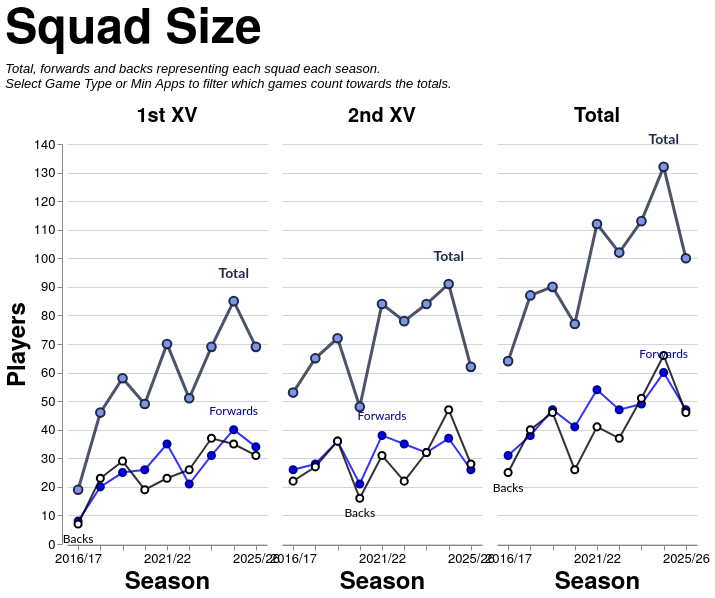

Here is the Vega-Lite specification saved for this chart:
### Vega-Lite specification from a JSON file in a GitHub repository (floating-point values rounded to 4 significant figures)
{"config": {"axis": {"labelFont": "PT Sans Narrow, Helvetica Neue, Helvetica, Arial, sans-serif", "titleFont": "PT Sans Narrow, Helvetica Neue, Helvetica, Arial, sans-serif", "labelFontSize": 13, "titleFontSize": 24, "gridColor": "#202947", "gridOpacity": 0.2, "zindex": 1}, "text": {"font": "Lato, sans-serif"}, "bar": {"cornerRadiusEnd": 5}, "header": {"labelFont": "PT Sans Narrow, Helvetica Neue, Helvetica, Arial, sans-serif", "titleFont": "PT Sans Narrow, Helvetica Neue, Helvetica, Arial, sans-serif", "labelFontSize": 24, "titleFontSize": 28, "labelFontWeight": "bold", "orient": "left"}, "legend": {"labelFont": "PT Sans Narrow, Helvetica Neue, Helvetica, Arial, sans-serif", "titleFont": "PT Sans Narrow, Helvetica Neue, Helvetica, Arial, sans-serif", "labelFontSize": 14, "titleFontSize": 16, "titlePadding": 5, "fillColor": "white", "strokeColor": "black", "padding": 10, "titleFontWeight": "lighter", "titleFontStyle": "italic", "titleColor": "gray", "offset": 10}, "title": {"font": "PT Sans Narrow, Helvetica Neue, Helvetica, Arial, sans-serif", "fontSize": 48, "fontWeight": "bold", "anchor": "start", "align": "center", "titlePadding": 20, "subtitlePadding": 10, "subtitleFontSize": 13, "subtitleColor": "", "subtitleFontStyle": "italic", "offset": 15, "color": "black"}, "axisX": {"labelAngle": 0}, "facet": {"title": null, "header": null, "align": {"row": "each", "column": "each"}, "spacing": 10}, "resolve": {"scale": {"y": "independent", "facet": "independent"}}, "background": "transparent", "scale": {"offsetBandPaddingOuter": 0.2, "offsetBandPaddingInner": 0.1}, "view": {"stroke": null, "background": "transparent"}}, "data": {"name": "data-1bd3aca569ac031227f5b7749898fca8"}, "facet": {"column": {"field": "squad", "header": {"labelExpr": "datum.value == 'Total' ? 'Total' : datum.value + ' XV'", "labelFontSize": 20, "labelPadding": 6}, "sort": ["1st", "2nd", "Total"], "title": null, "type": "nominal"}}, "spec": {"layer": [{"mark": {"type": "line", "color": "#202946", "opacity": 0.8, "point": {"filled": true, "color": "#7d96e8", "stroke": "#202946", "size": 75, "strokeWidth": 2}, "strokeWidth": 3}, "encoding": {"detail": [{"field": "unit", "type": "nominal"}], "tooltip": [{"field": "season", "title": "Season", "type": "ordinal"}, {"field": "squad", "title": "Squad", "type": "nominal"}, {"field": "unit", "title": "Unit", "type": "nominal"}, {"field": "players", "title": "Players", "type": "quantitative"}], "x": {"axis": {"labelAngle": 0, "labelOverlap": "parity"}, "field": "season", "sort": "ascending", "title": "Season", "type": "ordinal"}, "y": {"axis": {"tickMinStep": 1}, "field": "players", "scale": {"zero": true}, "title": "Players", "type": "quantitative"}}, "transform": [{"filter": "(datum.unit === 'Total')"}]}, {"mark": {"type": "line", "color": "blue", "opacity": 0.8, "point": {"filled": true, "color": "blue", "stroke": "darkblue", "size": 50, "strokeWidth": 2}, "strokeWidth": 2}, "encoding": {"detail": [{"field": "unit", "type": "nominal"}], "tooltip": [{"field": "season", "title": "Season", "type": "ordinal"}, {"field": "squad", "title": "Squad", "type": "nominal"}, {"field": "unit", "title": "Unit", "type": "nominal"}, {"field": "players", "title": "Players", "type": "quantitative"}], "x": {"axis": {"labelAngle": 0, "labelOverlap": "parity"}, "field": "season", "sort": "ascending", "title": "Season", "type": "ordinal"}, "y": {"axis": {"tickMinStep": 1}, "field": "players", "scale": {"zero": true}, "title": "Players", "type": "quantitative"}}, "transform": [{"filter": "(datum.unit === 'Forwards')"}]}, {"mark": {"type": "line", "color": "black", "opacity": 0.8, "point": {"filled": true, "color": "white", "stroke": "black", "size": 50, "strokeWidth": 2}, "strokeWidth": 2}, "encoding": {"detail": [{"field": "unit", "type": "nominal"}], "tooltip": [{"field": "season", "title": "Season", "type": "ordinal"}, {"field": "squad", "title": "Squad", "type": "nominal"}, {"field": "unit", "title": "Unit", "type": "nominal"}, {"field": "players", "title": "Players", "type": "quantitative"}], "x": {"axis": {"labelAngle": 0, "labelOverlap": "parity"}, "field": "season", "sort": "ascending", "title": "Season", "type": "ordinal"}, "y": {"axis": {"tickMinStep": 1}, "field": "players", "scale": {"zero": true}, "title": "Players", "type": "quantitative"}}, "transform": [{"filter": "(datum.unit === 'Backs')"}]}, {"mark": {"type": "text", "align": "center", "baseline": "bottom", "color": "#202946", "dx": 0, "dy": -20, "fontSize": 14, "fontWeight": "bold"}, "encoding": {"detail": [{"field": "unit", "type": "nominal"}], "text": {"value": "Total"}, "tooltip": [{"field": "season", "title": "Season", "type": "ordinal"}, {"field": "squad", "title": "Squad", "type": "nominal"}, {"field": "unit", "title": "Unit", "type": "nominal"}, {"field": "players", "title": "Players", "type": "quantitative"}], "x": {"field": "season", "type": "ordinal"}, "y": {"field": "players", "type": "quantitative"}}, "transform": [{"filter": "(datum.unit === 'Total')"}, {"calculate": "toNumber(split(datum.season, '/')[0])", "as": "season_order"}, {"joinaggregate": [{"op": "max", "field": "players", "as": "max_value"}, {"op": "min", "field": "players", "as": "min_value"}], "groupby": ["squad"]}, {"filter": "datum.players > 0"}, {"filter": "datum.players == datum.max_value"}, {"window": [{"op": "row_number", "field": "", "as": "rank"}], "groupby": ["squad"], "sort": [{"field": "season_order", "order": "descending"}]}, {"filter": "datum.rank == 1"}]}, {"mark": {"type": "text", "align": "center", "baseline": "bottom", "color": "darkblue", "dx": 0, "dy": -12, "fontSize": 12, "fontWeight": "normal"}, "encoding": {"detail": [{"field": "unit", "type": "nominal"}], "text": {"value": "Forwards"}, "tooltip": [{"field": "season", "title": "Season", "type": "ordinal"}, {"field": "squad", "title": "Squad", "type": "nominal"}, {"field": "unit", "title": "Unit", "type": "nominal"}, {"field": "players", "title": "Players", "type": "quantitative"}], "x": {"field": "season", "type": "ordinal"}, "y": {"field": "players", "type": "quantitative"}}, "transform": [{"filter": "(datum.unit === 'Forwards')"}, {"calculate": "toNumber(split(datum.season, '/')[0])", "as": "season_order"}, {"joinaggregate": [{"op": "max", "field": "players", "as": "max_value"}, {"op": "min", "field": "players", "as": "min_value"}], "groupby": ["squad"]}, {"filter": "datum.players > 0"}, {"filter": "datum.players == datum.max_value"}, {"window": [{"op": "row_number", "field": "", "as": "rank"}], "groupby": ["squad"], "sort": [{"field": "season_order", "order": "descending"}]}, {"filter": "datum.rank == 1"}]}, {"mark": {"type": "text", "align": "center", "baseline": "top", "color": "black", "dx": 0, "dy": 10, "fontSize": 12, "fontWeight": "normal"}, "encoding": {"detail": [{"field": "unit", "type": "nominal"}], "text": {"value": "Backs"}, "tooltip": [{"field": "season", "title": "Season", "type": "ordinal"}, {"field": "squad", "title": "Squad", "type": "nominal"}, {"field": "unit", "title": "Unit", "type": "nominal"}, {"field": "players", "title": "Players", "type": "quantitative"}], "x": {"field": "season", "type": "ordinal"}, "y": {"field": "players", "type": "quantitative"}}, "transform": [{"filter": "(datum.unit === 'Backs')"}, {"calculate": "toNumber(split(datum.season, '/')[0])", "as": "season_order"}, {"joinaggregate": [{"op": "max", "field": "players", "as": "max_value"}, {"op": "min", "field": "players", "as": "min_value"}], "groupby": ["squad"]}, {"filter": "datum.players > 0"}, {"filter": "datum.players == datum.min_value"}, {"window": [{"op": "row_number", "field": "", "as": "rank"}], "groupby": ["squad"], "sort": [{"field": "season_order", "order": "descending"}]}, {"filter": "datum.rank == 1"}]}, {"mark": {"type": "point", "color": "#7d96e8", "filled": true, "size": 250, "stroke": "#202946", "strokeWidth": 3}, "encoding": {"detail": [{"field": "unit", "type": "nominal"}], "tooltip": [{"field": "season", "title": "Season", "type": "ordinal"}, {"field": "squad", "title": "Squad", "type": "nominal"}, {"field": "unit", "title": "Unit", "type": "nominal"}, {"field": "players", "title": "Players", "type": "quantitative"}], "x": {"axis": {"labelAngle": 0, "labelOverlap": "parity"}, "field": "season", "sort": "ascending", "title": "Season", "type": "ordinal"}, "y": {"axis": {"tickMinStep": 1}, "field": "players", "scale": {"zero": true}, "title": "Players", "type": "quantitative"}}, "transform": [{"filter": "datum.unit === 'Total' && datum.isSelected"}]}, {"mark": {"type": "point", "color": "blue", "filled": true, "size": 180, "stroke": "darkblue", "strokeWidth": 3}, "encoding": {"detail": [{"field": "unit", "type": "nominal"}], "tooltip": [{"field": "season", "title": "Season", "type": "ordinal"}, {"field": "squad", "title": "Squad", "type": "nominal"}, {"field": "unit", "title": "Unit", "type": "nominal"}, {"field": "players", "title": "Players", "type": "quantitative"}], "x": {"axis": {"labelAngle": 0, "labelOverlap": "parity"}, "field": "season", "sort": "ascending", "title": "Season", "type": "ordinal"}, "y": {"axis": {"tickMinStep": 1}, "field": "players", "scale": {"zero": true}, "title": "Players", "type": "quantitative"}}, "transform": [{"filter": "datum.unit === 'Forwards' && datum.isSelected"}]}, {"mark": {"type": "point", "color": "white", "filled": true, "size": 180, "stroke": "black", "strokeWidth": 3}, "encoding": {"detail": [{"field": "unit", "type": "nominal"}], "tooltip": [{"field": "season", "title": "Season", "type": "ordinal"}, {"field": "squad", "title": "Squad", "type": "nominal"}, {"field": "unit", "title": "Unit", "type": "nominal"}, {"field": "players", "title": "Players", "type": "quantitative"}], "x": {"axis": {"labelAngle": 0, "labelOverlap": "parity"}, "field": "season", "sort": "ascending", "title": "Season", "type": "ordinal"}, "y": {"axis": {"tickMinStep": 1}, "field": "players", "scale": {"zero": true}, "title": "Players", "type": "quantitative"}}, "transform": [{"filter": "datum.unit === 'Backs' && datum.isSelected"}]}], "height": 400, "width": 200}, "spacing": 10, "title": {"text": "Squad Size", "subtitle": ["Total, forwards and backs representing each squad each season.", "Select Game Type or Min Apps to filter which games count towards the totals."]}, "$schema": "https://vega.github.io/schema/vega-lite/v5.20.1.json", "datasets": {"data-1bd3aca569ac031227f5b7749898fca8": [{"season": "2016/17", "squad": "1st", "unit": "Backs", "players": 7}, {"season": "2016/17", "squad": "1st", "unit": "Forwards", "players": 8}, {"season": "2016/17", "squad": "1st", "unit": "Total", "players": 19}, {"season": "2016/17", "squad": "2nd", "unit": "Backs", "players": 22}, {"season": "2016/17", "squad": "2nd", "unit": "Forwards", "players": 26}, {"season": "2016/17", "squad": "2nd", "unit": "Total", "players": 53}, {"season": "2016/17", "squad": "Total", "unit": "Backs", "players": 25}, {"season": "2016/17", "squad": "Total", "unit": "Forwards", "players": 31}, {"season": "2016/17", "squad": "Total", "unit": "Total", "players": 64}, {"season": "2017/18", "squad": "1st", "unit": "Backs", "players": 23}, {"season": "2017/18", "squad": "1st", "unit": "Forwards", "players": 20}, {"season": "2017/18", "squad": "1st", "unit": "Total", "players": 46}, {"season": "2017/18", "squad": "2nd", "unit": "Backs", "players": 27}, {"season": "2017/18", "squad": "2nd", "unit": "Forwards", "players": 28}, {"season": "2017/18", "squad": "2nd", "unit": "Total", "players": 65}, {"season": "2017/18", "squad": "Total", "unit": "Backs", "players": 40}, {"season": "2017/18", "squad": "Total", "unit": "Forwards", "players": 38}, {"season": "2017/18", "squad": "Total", "unit": "Total", "players": 87}, {"season": "2018/19", "squad": "1st", "unit": "Backs", "players": 29}, {"season": "2018/19", "squad": "1st", "unit": "Forwards", "players": 25}, {"season": "2018/19", "squad": "1st", "unit": "Total", "players": 58}, {"season": "2018/19", "squad": "2nd", "unit": "Backs", "players": 36}, {"season": "2018/19", "squad": "2nd", "unit": "Forwards", "players": 36}, {"season": "2018/19", "squad": "2nd", "unit": "Total", "players": 72}, {"season": "2018/19", "squad": "Total", "unit": "Backs", "players": 46}, {"season": "2018/19", "squad": "Total", "unit": "Forwards", "players": 47}, {"season": "2018/19", "squad": "Total", "unit": "Total", "players": 90}, {"season": "2019/20", "squad": "1st", "unit": "Backs", "players": 19}, {"season": "2019/20", "squad": "1st", "unit": "Forwards", "players": 26}, {"season": "2019/20", "squad": "1st", "unit": "Total", "players": 49}, {"season": "2019/20", "squad": "2nd", "unit": "Backs", "players": 16}, {"season": "2019/20", "squad": "2nd", "unit": "Forwards", "players": 21}, {"season": "2019/20", "squad": "2nd", "unit": "Total", "players": 48}, {"season": "2019/20", "squad": "Total", "unit": "Backs", "players": 26}, {"season": "2019/20", "squad": "Total", "unit": "Forwards", "players": 41}, {"season": "2019/20", "squad": "Total", "unit": "Total", "players": 77}, {"season": "2021/22", "squad": "1st", "unit": "Backs", "players": 23}, {"season": "2021/22", "squad": "1st", "unit": "Forwards", "players": 35}, {"season": "2021/22", "squad": "1st", "unit": "Total", "players": 70}, {"season": "2021/22", "squad": "2nd", "unit": "Backs", "players": 31}, {"season": "2021/22", "squad": "2nd", "unit": "Forwards", "players": 38}, {"season": "2021/22", "squad": "2nd", "unit": "Total", "players": 84}, {"season": "2021/22", "squad": "Total", "unit": "Backs", "players": 41}, {"season": "2021/22", "squad": "Total", "unit": "Forwards", "players": 54}, {"season": "2021/22", "squad": "Total", "unit": "Total", "players": 112}, {"season": "2022/23", "squad": "1st", "unit": "Backs", "players": 26}, {"season": "2022/23", "squad": "1st", "unit": "Forwards", "players": 21}, {"season": "2022/23", "squad": "1st", "unit": "Total", "players": 51}, {"season": "2022/23", "squad": "2nd", "unit": "Backs", "players": 22}, {"season": "2022/23", "squad": "2nd", "unit": "Forwards", "players": 35}, {"season": "2022/23", "squad": "2nd", "unit": "Total", "players": 78}, {"season": "2022/23", "squad": "Total", "unit": "Backs", "players": 37}, {"season": "2022/23", "squad": "Total", "unit": "Forwards", "players": 47}, {"season": "2022/23", "squad": "Total", "unit": "Total", "players": 102}, {"season": "2023/24", "squad": "1st", "unit": "Backs", "players": 37}, {"season": "2023/24", "squad": "1st", "unit": "Forwards", "players": 31}, {"season": "2023/24", "squad": "1st", "unit": "Total", "players": 69}, {"season": "2023/24", "squad": "2nd", "unit": "Backs", "players": 32}, {"season": "2023/24", "squad": "2nd", "unit": "Forwards", "players": 32}, {"season": "2023/24", "squad": "2nd", "unit": "Total", "players": 84}, {"season": "2023/24", "squad": "Total", "unit": "Backs", "players": 51}, {"season": "2023/24", "squad": "Total", "unit": "Forwards", "players": 49}, {"season": "2023/24", "squad": "Total", "unit": "Total", "players": 113}, {"season": "2024/25", "squad": "1st", "unit": "Backs", "players": 35}, {"season": "2024/25", "squad": "1st", "unit": "Forwards", "players": 40}, {"season": "2024/25", "squad": "1st", "unit": "Total", "players": 85}, {"season": "2024/25", "squad": "2nd", "unit": "Backs", "players": 47}, {"season": "2024/25", "squad": "2nd", "unit": "Forwards", "players": 37}, {"season": "2024/25", "squad": "2nd", "unit": "Total", "players": 91}, {"season": "2024/25", "squad": "Total", "unit": "Backs", "players": 66}, {"season": "2024/25", "squad": "Total", "unit": "Forwards", "players": 60}, {"season": "2024/25", "squad": "Total", "unit": "Total", "players": 132}, {"season": "2025/26", "squad": "1st", "unit": "Backs", "players": 31}, {"season": "2025/26", "squad": "1st", "unit": "Forwards", "players": 34}, {"season": "2025/26", "squad": "1st", "unit": "Total", "players": 69}, {"season": "2025/26", "squad": "2nd", "unit": "Backs", "players": 28}, {"season": "2025/26", "squad": "2nd", "unit": "Forwards", "players": 26}, {"season": "2025/26", "squad": "2nd", "unit": "Total", "players": 62}, {"season": "2025/26", "squad": "Total", "unit": "Backs", "players": 46}, {"season": "2025/26", "squad": "Total", "unit": "Forwards", "players": 47}, {"season": "2025/26", "squad": "Total", "unit": "Total", "players": 100}]}}
